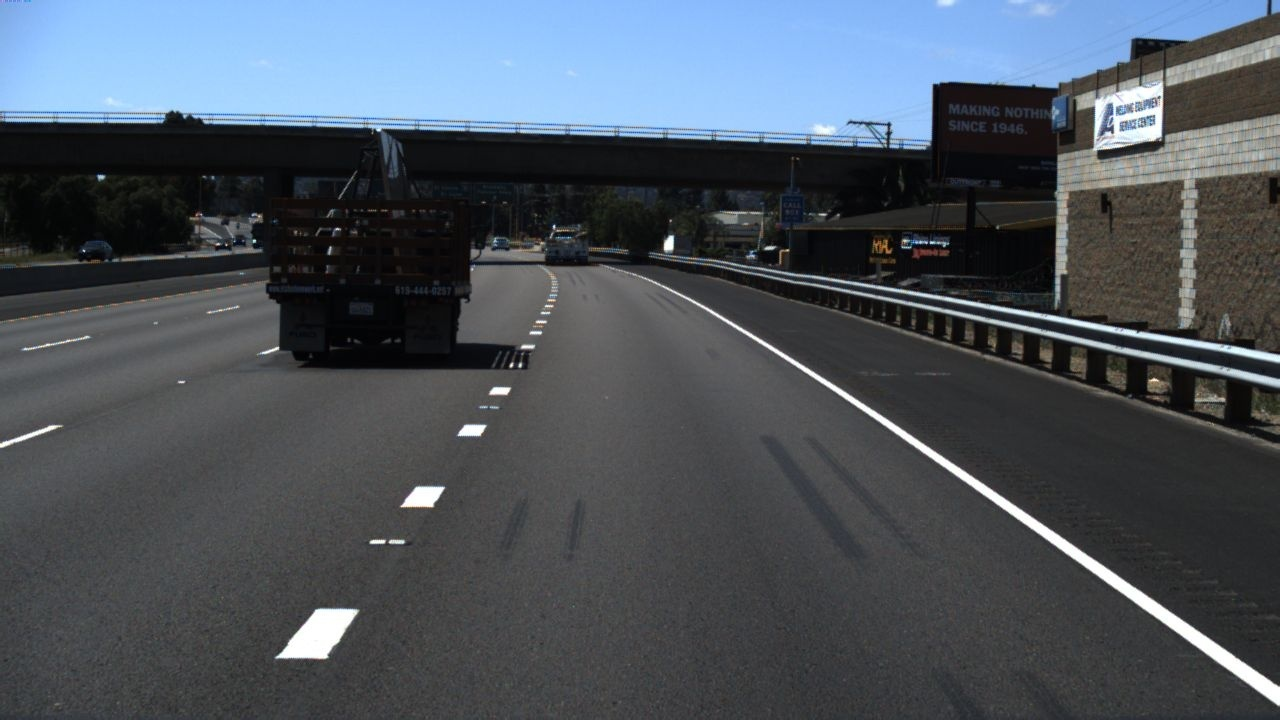
#> input picture optimize(dropped)/test_image.jpg, 1280 x 720 px
$ python -i final_implementation.py   (imports and definitions only)
#> lines starting #> are read from the running program, lines starting #| are printed output that depends on the picture; after the words box and inside, x2 and y2 are one past the last pixel; in counts of white or black regions, pixels touching at a corner belong together
#> further down, picture is the input picture: shape (720, 1280, 3); mean B, G, R 92.6, 84, 76.3
import cv2
import numpy as np
import time
import random
from sklearn.cluster import DBSCAN
from typing import Tuple, List, Optional

class GeneticThresholdOptimizer:
    """
    GENETIC ALGORITHM FOR AUTOMATIC THRESHOLD OPTIMIZATION
    """

    def __init__(self, population_size=30, generations=15, mutation_rate=0.1) -> None:
        self.population_size = population_size
        self.generations = generations
        self.mutation_rate = mutation_rate
        self.crossover_rate = 0.8

        # Threshold ranges optimized for lane detection
        self.min_threshold = 20
        self.max_threshold = 200

        # Best solution tracking
        self.best_fitness_history = []
        self.best_solution = None
        self.best_fitness = float('-inf')

    # [5 lines left out: function create_individual, not called in this run]

    def initialize_population(self) -> List[Tuple[int, int]]:
        """Initialize population of threshold pairs"""
        return [self.create_individual() for _ in range(self.population_size)]

    # [206 lines left out: functions fitness_function, _calculate_lane_edge_density, _calculate_lane_connectivity, _calculate_line_quality, selection, crossover and 2 more, not called in this run]


class EnhancedLaneDepartureWarning:
    """
    Enhanced Lane Departure Warning System with Kalman Filtering and Genetic Algorithm Optimization

    Processing Pipeline:
    1. Image preprocessing with color enhancement
    2. Shadow detection and mitigation
    3. Adaptive Canny edge detection (optimized every 120th frame)
    4. Adaptive ROI based on vanishing point
    5. Hough transform line detection
    6. Line validation and filtering
    7. Kalman filter tracking
    8. Lane departure analysis
    """

    def __init__(self):
        # Image processing parameters (will be optimized by genetic algorithm)
        self.gaussian_kernel = 5
        self.canny_low = 50
        self.canny_high = 150
        self.shadow_threshold = 0.1

        # Hough transform parameters
        self.rho = 1
        self.theta = np.pi / 180
        self.threshold = 20
        self.min_line_length = 80
        self.max_line_gap = 50

        # Lane classification parameters
        self.min_lane_slope = 0.3
        self.max_lane_slope = 3.0

        # Kalman filter parameters
        self.kalman_dt = 1.0
        self.process_noise = 0.01
        self.measurement_noise = 0.1

        # Initialize Kalman filters for tracking
        self.left_lane_kalman = self.initialize_kalman_filter()
        self.right_lane_kalman = self.initialize_kalman_filter()

        # Genetic Algorithm Optimizer
        self.genetic_optimizer = GeneticThresholdOptimizer(
            population_size=20,  # Reduced for faster optimization
            generations=10,      # Reduced for real-time performance
            mutation_rate=0.1
        )

        # Frame counting for genetic algorithm optimization
        self.frame_count = 0
        self.optimization_interval = 120  # Optimize every 120 frames
        self.last_optimization_frame = 0

    def initialize_kalman_filter(self):
        """Initialize Kalman filter with state [m, c, dm, dc] for slope and intercept tracking"""
        kalman = cv2.KalmanFilter(4, 2)

        # State transition matrix F (constant velocity model)
        kalman.transitionMatrix = np.array([[1, 0, self.kalman_dt, 0],
                                          [0, 1, 0, self.kalman_dt],
                                          [0, 0, 1, 0],
                                          [0, 0, 0, 1]], dtype=np.float32)

        # Measurement matrix H
        kalman.measurementMatrix = np.array([[1, 0, 0, 0],
                                           [0, 1, 0, 0]], dtype=np.float32)

        # Process noise covariance Q
        kalman.processNoiseCov = self.process_noise * np.eye(4, dtype=np.float32)

        # Measurement noise covariance R
        kalman.measurementNoiseCov = self.measurement_noise * np.eye(2, dtype=np.float32)

        # Initial state estimate
        kalman.statePre = np.array([0, 0, 0, 0], dtype=np.float32)
        kalman.statePost = np.array([0, 0, 0, 0], dtype=np.float32)

        # Initial error covariance
        kalman.errorCovPre = np.eye(4, dtype=np.float32)
        kalman.errorCovPost = np.eye(4, dtype=np.float32)

        return kalman

    # [22 lines left out: function optimize_canny_thresholds, not called in this run]

    def preprocess_image(self, image) -> Tuple[np.ndarray, np.ndarray, np.ndarray]:
        """Enhanced preprocessing with color-based lane enhancement
        Args:
            image (np.ndarray): Input image to preprocess

        Returns:
            Tuple[np.ndarray, np.ndarray, np.ndarray]: Preprocessed images (gray, enhanced_gray, blur)
        """
        if image is None or image.size == 0:
            raise ValueError("Input image is None or empty")

        gray = cv2.cvtColor(image, cv2.COLOR_BGR2GRAY)
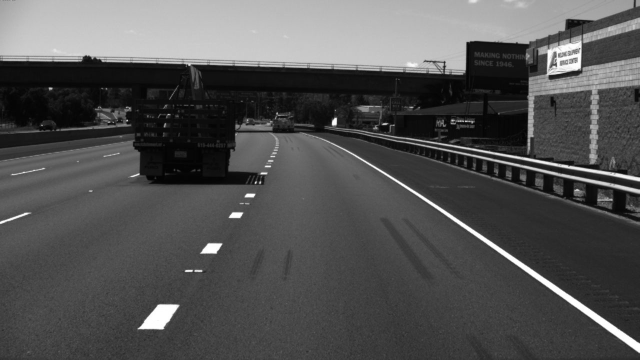
#> gray: shape (720, 1280) (shown at 1/2 size); min 0, max 255, mean 82.7
        hsv = cv2.cvtColor(image, cv2.COLOR_BGR2HSV)
#> hsv: shape (720, 1280, 3); mean H, S, V 83.6, 37.6, 94.1

        # Enhance white and yellow lane markings
        enhanced_gray = self.enhance_lane_markings(image, gray, hsv)

        # Apply Gaussian blur
        blur = cv2.GaussianBlur(enhanced_gray, (self.gaussian_kernel, self.gaussian_kernel), 0)

        return gray, enhanced_gray, blur

    def enhance_lane_markings(self, bgr_image, gray, hsv) -> np.ndarray:
        """Color-based lane marking enhancement for white and yellow lanes"""
        # Create masks for white and yellow lane markings
        white_mask = self.create_white_lane_mask(bgr_image, hsv)
        yellow_mask = self.create_yellow_lane_mask(hsv)

        # Combine masks
        lane_mask = cv2.bitwise_or(white_mask, yellow_mask)

        # Clean up the mask with morphological operations
        kernel = cv2.getStructuringElement(cv2.MORPH_ELLIPSE, (3, 3))
        lane_mask = cv2.morphologyEx(lane_mask, cv2.MORPH_CLOSE, kernel)
        lane_mask = cv2.morphologyEx(lane_mask, cv2.MORPH_OPEN, kernel)

        # Enhance lane markings in grayscale image
        enhanced = gray.copy()
        enhanced[lane_mask > 0] = np.minimum(enhanced[lane_mask > 0] + 50, 255)

        return enhanced

    def create_white_lane_mask(self, bgr_image, hsv) -> np.ndarray:
        """Create mask for white lane markings"""
        # White in BGR
        lower_white_bgr = np.array([180, 180, 180])
        upper_white_bgr = np.array([255, 255, 255])
        white_mask_bgr = cv2.inRange(bgr_image, lower_white_bgr, upper_white_bgr)
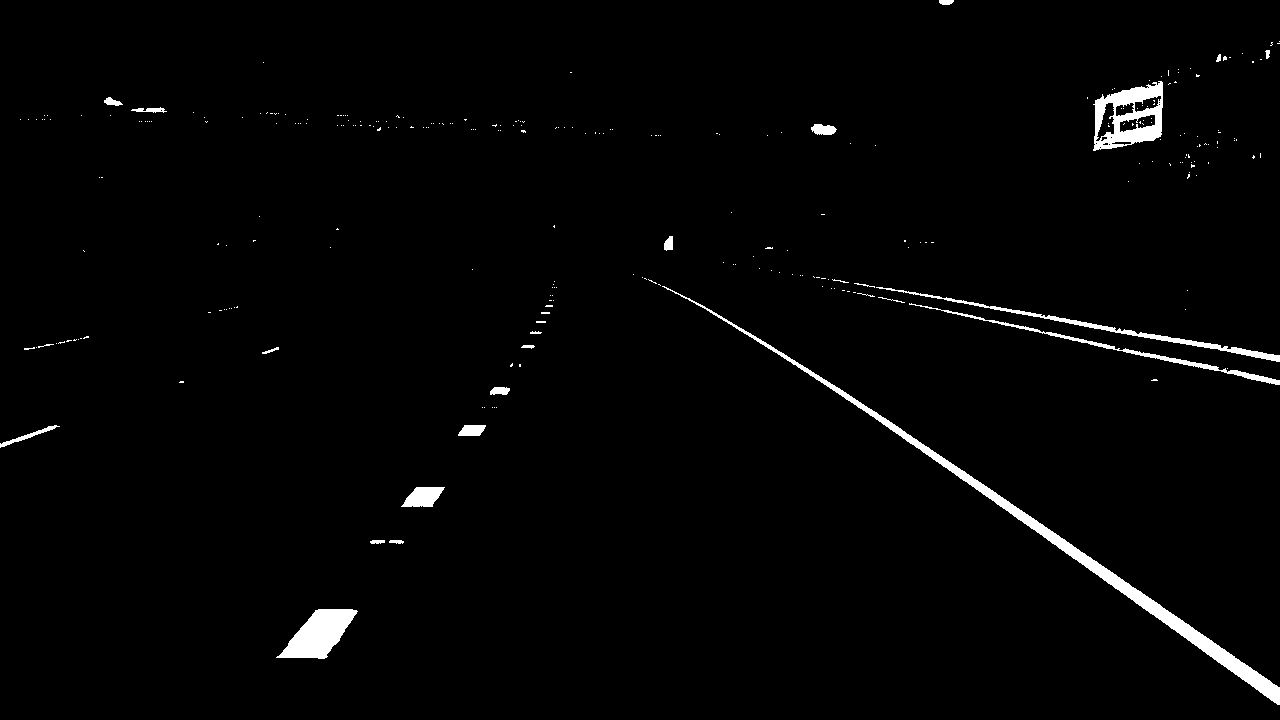
#> white_mask_bgr: shape (720, 1280); 1.8% white; 283 white regions (256 under 20 px), largest, box (x1, y1, x2, y2) and area: (662, 286, 1280, 705) 6079, (1093, 81, 1163, 151) 2575, (276, 609, 358, 659) 2267

        # White in HSV
        lower_white_hsv = np.array([0, 0, 200])
        upper_white_hsv = np.array([180, 30, 255])
        white_mask_hsv = cv2.inRange(hsv, lower_white_hsv, upper_white_hsv)
#> white_mask_hsv: shape (720, 1280); 1.6% white; 125 white regions (94 under 20 px), largest, box (x1, y1, x2, y2) and area: (662, 286, 1280, 705) 5854, (1093, 82, 1163, 151) 2284, (276, 609, 358, 659) 2250

        return cv2.bitwise_or(white_mask_bgr, white_mask_hsv)
#> returned value: shape (720, 1280); 1.8% white; 282 white regions (255 under 20 px), largest, box (x1, y1, x2, y2) and area: (662, 286, 1280, 705) 6079, (1093, 81, 1163, 151) 2578, (276, 609, 358, 659) 2267

    def create_yellow_lane_mask(self, hsv) -> np.ndarray:
        """Create mask for yellow lane markings"""
        lower_yellow = np.array([15, 80, 100])
        upper_yellow = np.array([35, 255, 255])
        return cv2.inRange(hsv, lower_yellow, upper_yellow)
#> returned value: shape (720, 1280); 0.01% white in thin lines or dots, all inside (x1, y1, x2, y2) = (406, 196, 1200, 508)
#> in enhance_lane_markings, `enhanced[lane_mask > 0] = np.minimum(enhanced[lane_mask > 0] + 50, 255)`:
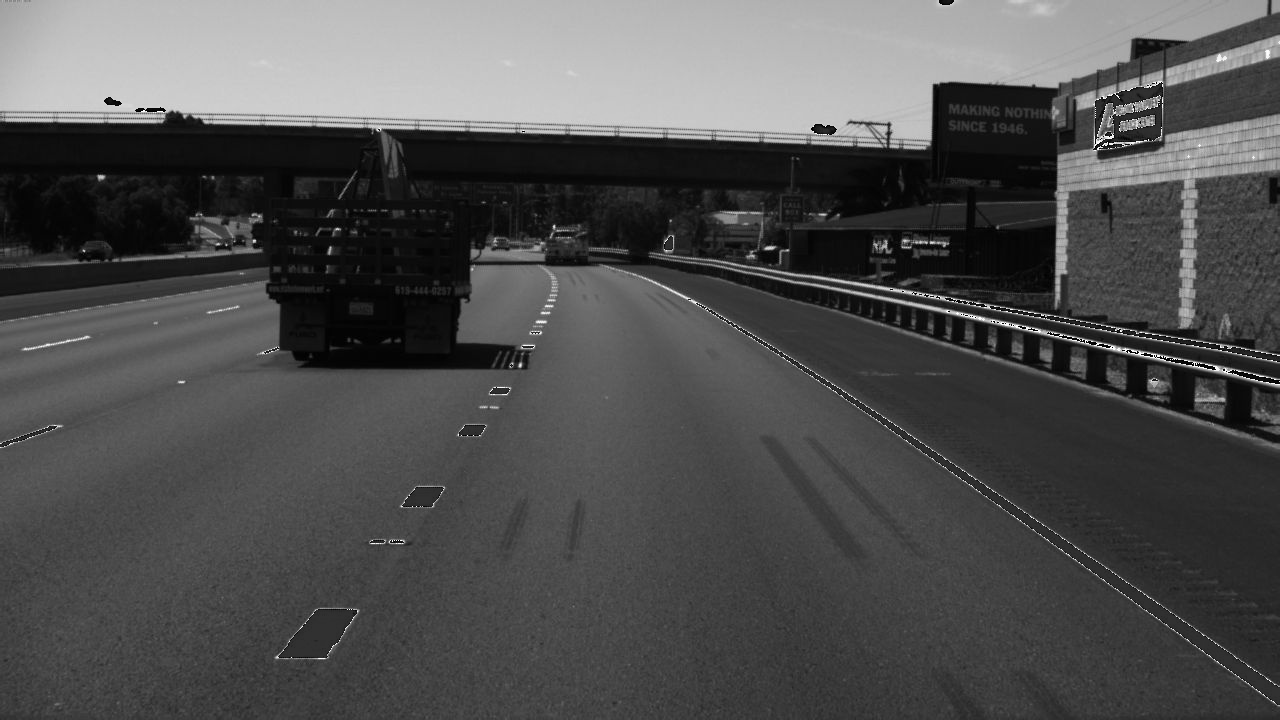
#> enhanced: shape (720, 1280); 1.71% of pixels changed, all inside (x1, y1, x2, y2) = (0, 0, 1280, 705)

    # [43 lines left out: function shadow_mitigation_hsv, not called in this run]

    def canny_edge_detection(self, blurred_image, low_thresh=None, high_thresh=None) -> np.ndarray:
        """Apply Canny edge detection with optimized thresholds"""
        if low_thresh is None:
            low_thresh = self.canny_low
        if high_thresh is None:
            high_thresh = self.canny_high

        return cv2.Canny(blurred_image, low_thresh, high_thresh)
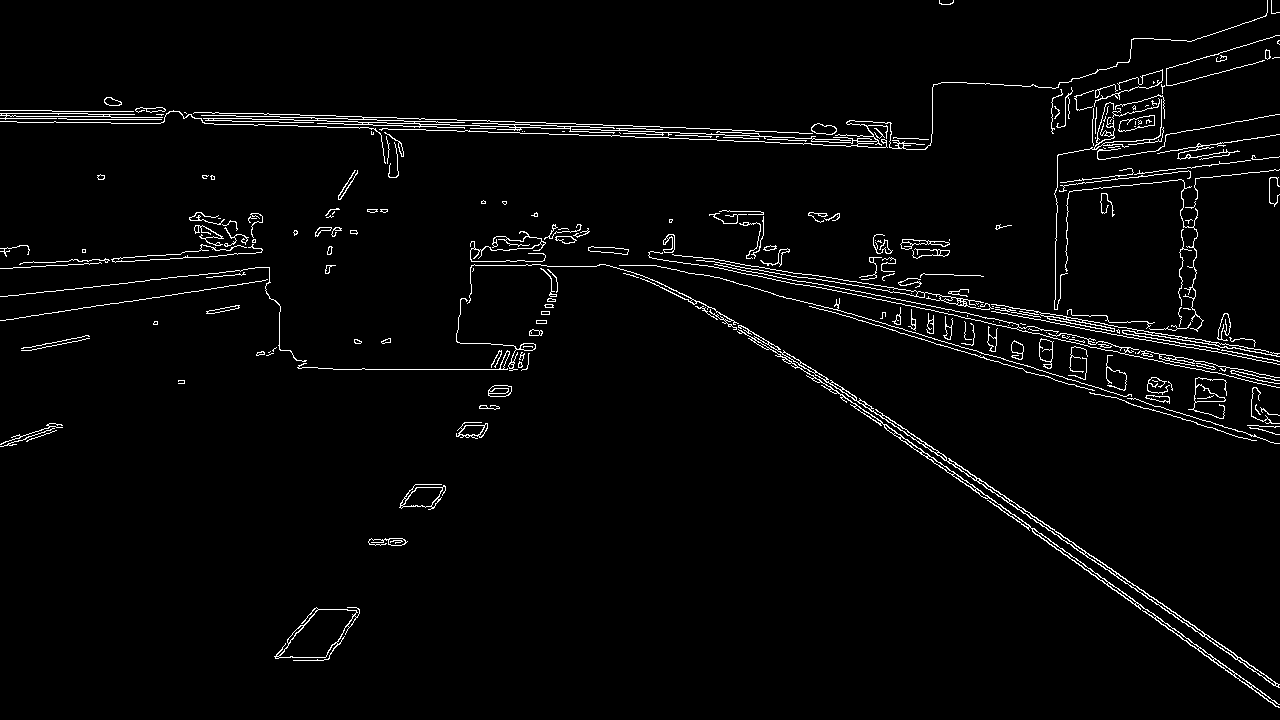
#> returned value: shape (720, 1280); 2.8% white in thin lines or dots

    def adaptive_roi_vanishing_point(self, image) -> Tuple[np.ndarray, Tuple[int, int], np.ndarray]:
        """Vectorized adaptive ROI based on vanishing point detection"""
        gray = cv2.cvtColor(image, cv2.COLOR_BGR2GRAY) if len(image.shape) == 3 else image

        # Edge detection
        edges = cv2.Canny(gray, 50, 150, apertureSize=3)
#> edges: shape (720, 1280); 3.7% white in thin lines or dots

        # Line detection
        lines = cv2.HoughLines(edges, 1, np.pi/180, threshold=80)
#> lines = 1757 rows, first 8: [112, 1.61], [116, 1.61], [103, 1.61], [107, 1.61], [120, 1.59], [122, 1.59], [127, 1.76], [118, 1.59]
#> (the rest of the program and of its run is left out)
